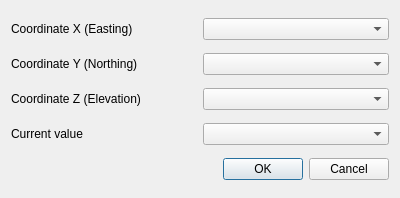
<?xml version="1.0" encoding="UTF-8"?>
<ui version="4.0">
 <class>Dialog</class>
 <widget class="QDialog" name="Dialog">
  <property name="geometry">
   <rect>
    <x>0</x>
    <y>0</y>
    <width>400</width>
    <height>198</height>
   </rect>
  </property>
  <property name="windowTitle">
   <string>Dialog</string>
  </property>
  <layout class="QGridLayout" name="gridLayout">
   <item row="6" column="0" colspan="2">
    <widget class="QDialogButtonBox" name="buttonBox">
     <property name="orientation">
      <enum>Qt::Horizontal</enum>
     </property>
     <property name="standardButtons">
      <set>QDialogButtonBox::Cancel|QDialogButtonBox::Ok</set>
     </property>
    </widget>
   </item>
   <item row="0" column="0">
    <widget class="QLabel" name="label_x">
     <property name="text">
      <string>Coordinate X (Easting)</string>
     </property>
    </widget>
   </item>
   <item row="0" column="1">
    <widget class="QComboBox" name="comboBox_x"/>
   </item>
   <item row="1" column="0">
    <widget class="QLabel" name="label_y">
     <property name="text">
      <string>Coordinate Y (Northing)</string>
     </property>
    </widget>
   </item>
   <item row="1" column="1">
    <widget class="QComboBox" name="comboBox_y"/>
   </item>
   <item row="2" column="1">
    <widget class="QComboBox" name="comboBox_z"/>
   </item>
   <item row="2" column="0">
    <widget class="QLabel" name="label_z">
     <property name="text">
      <string>Coordinate Z (Elevation)</string>
     </property>
    </widget>
   </item>
   <item row="3" column="0">
    <widget class="QLabel" name="label_value">
     <property name="text">
      <string>Current value</string>
     </property>
    </widget>
   </item>
   <item row="3" column="1">
    <widget class="QComboBox" name="comboBox_values"/>
   </item>
  </layout>
 </widget>
 <resources/>
 <connections>
  <connection>
   <sender>buttonBox</sender>
   <signal>accepted()</signal>
   <receiver>Dialog</receiver>
   <slot>accept()</slot>
   <hints>
    <hint type="sourcelabel">
     <x>248</x>
     <y>254</y>
    </hint>
    <hint type="destinationlabel">
     <x>157</x>
     <y>274</y>
    </hint>
   </hints>
  </connection>
  <connection>
   <sender>buttonBox</sender>
   <signal>rejected()</signal>
   <receiver>Dialog</receiver>
   <slot>reject()</slot>
   <hints>
    <hint type="sourcelabel">
     <x>316</x>
     <y>260</y>
    </hint>
    <hint type="destinationlabel">
     <x>286</x>
     <y>274</y>
    </hint>
   </hints>
  </connection>
 </connections>
</ui>
